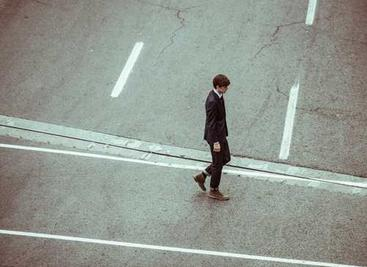
#> input picture images/22-367x267.jpg, 367 x 267 px
$ python sketch_drawing.py
#> lines starting #> are read from the running program, lines starting #| are printed output that depends on the picture
#> the answer given: images/22-367x267.jpg
import cv2
import numpy as np
import tkinter as tk
from tkinter import filedialog

def pencil_sketch(image_path):
    # Read the image
#> called with image_path = 'images/22-367x267.jpg'
    img = cv2.imread(image_path)
#> img is the input picture: shape (267, 367, 3); mean B, G, R 146.4, 154.1, 148.2
    if img is None:
        print("Error: Image not found!")
        return

    # Convert to grayscale
    gray = cv2.cvtColor(img, cv2.COLOR_BGR2GRAY)

    # Apply Gaussian blur
    blur = cv2.GaussianBlur(gray, (21, 21), sigmaX=0, sigmaY=0)
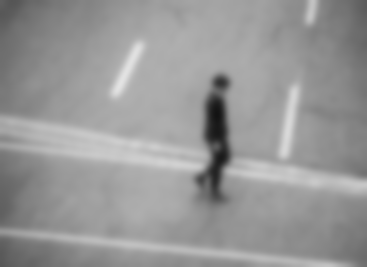
#> blur: shape (267, 367); min 19, max 227, mean 151.5

    # Create a pencil sketch effect
    sketch = cv2.divide(gray, 255 - blur, scale=255)
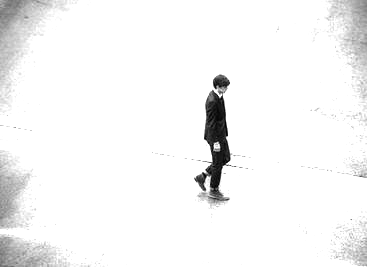
#> sketch: shape (267, 367); min 0, max 255, mean 244.6

    # Resize images for side-by-side comparison
    img_resized = cv2.resize(img, (400, 400))
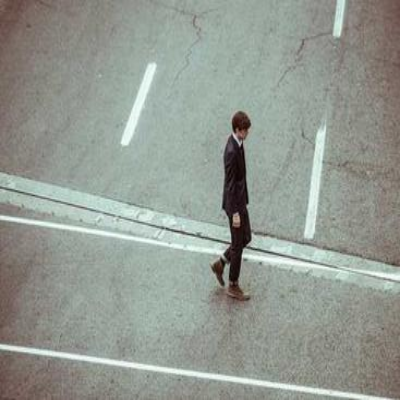
#> img_resized: shape (400, 400, 3); mean B, G, R 146.2, 154, 148
    sketch_resized = cv2.resize(cv2.cvtColor(sketch, cv2.COLOR_GRAY2BGR), (400, 400))
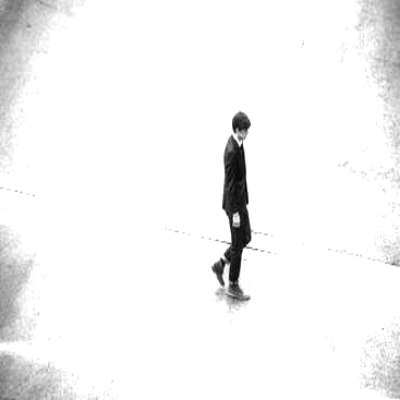
#> sketch_resized: shape (400, 400, 3); min 5, max 255, mean 244.6

    # Stack images horizontally
    combined = np.hstack((img_resized, sketch_resized))
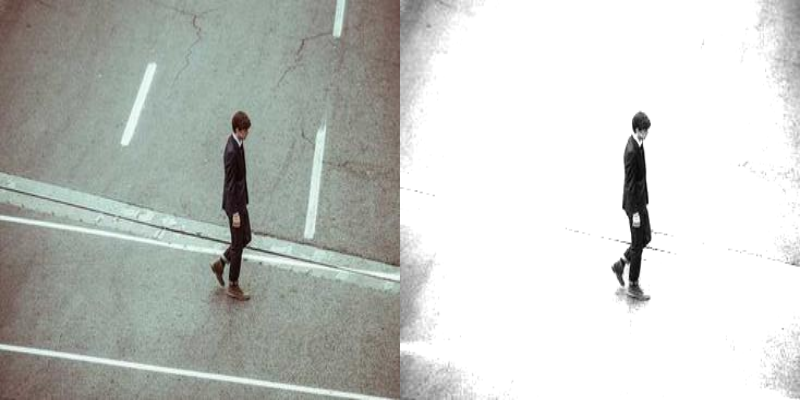
#> combined: shape (400, 800, 3); mean B, G, R 195.4, 199.3, 196.3

    # Show the images
    cv2.imshow("Original vs Pencil Sketch", combined)
    cv2.waitKey(0)
    cv2.destroyAllWindows()

# Open file dialog to select an image
def select_image():
    root = tk.Tk()
    root.withdraw()  # Hide main window
    file_path = filedialog.askopenfilename(title="Select an image file",
                                           filetypes=[("Image files", "*.jpg;*.png;*.jpeg")])
    return file_path

# Get image path from user
image_path = select_image()

# Run the function if a file is selected
if image_path:
    pencil_sketch(image_path)
else:
    print("No file selected!")
